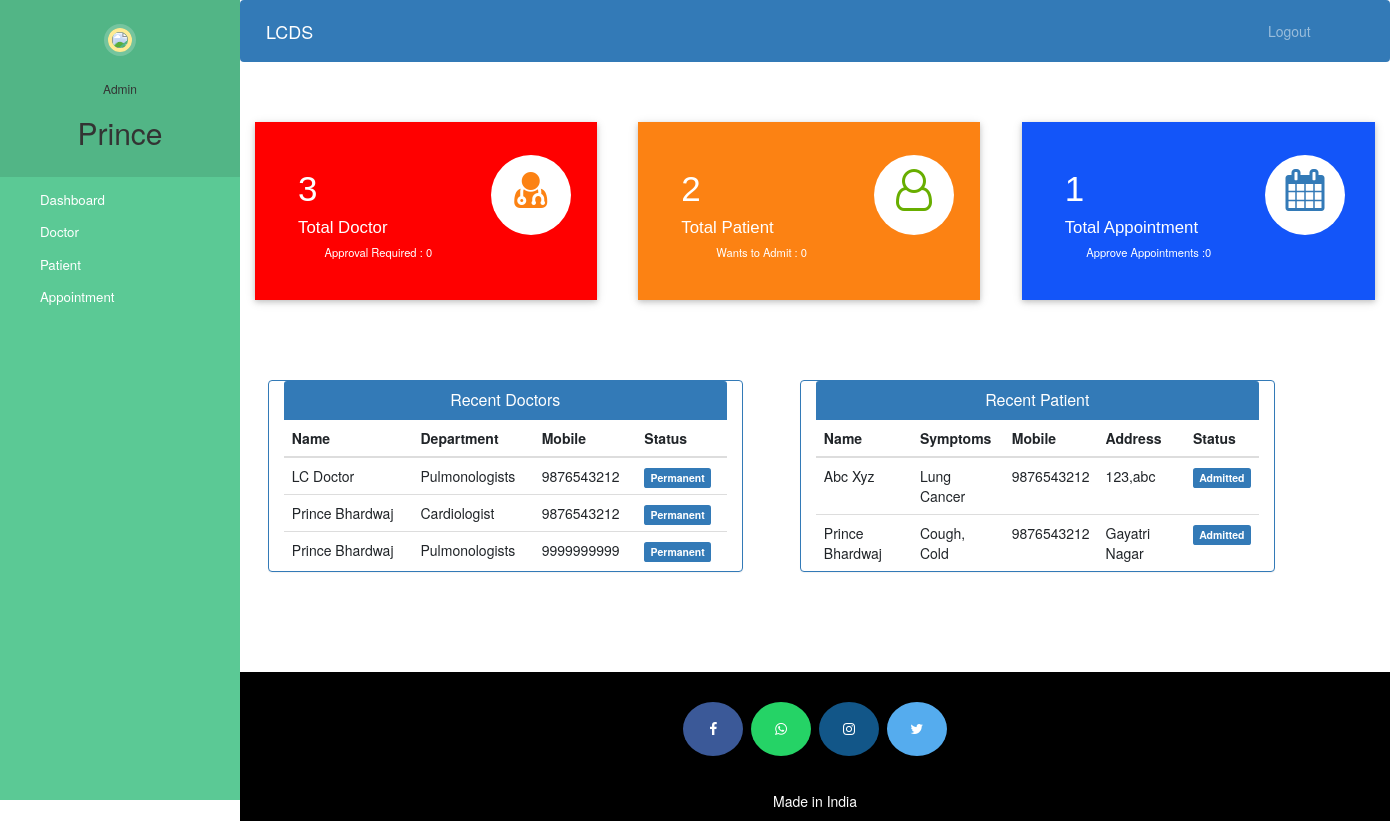
Page /admin-dashboard (signed in) on the committed database.
### hospital/models.py (models this page shows, shortened)
class Doctor(models.Model):
    user=models.OneToOneField(User,on_delete=models.CASCADE)
    profile_pic= models.ImageField(upload_to='profile_pic/DoctorProfilePic/',null=True,blank=True)
    address = models.CharField(max_length=40)
    mobile = models.CharField(max_length=20,null=True)
    department= models.CharField(max_length=50,choices=departments,default='Cardiologist')
    status=models.BooleanField(default=False)
    @property
    def get_name(self):
        return self.user.first_name+" "+self.user.last_name

class Patient(models.Model):
    user=models.OneToOneField(User,on_delete=models.CASCADE)
    profile_pic= models.ImageField(upload_to='profile_pic/PatientProfilePic/',null=True,blank=True)
    address = models.CharField(max_length=40)
    mobile = models.CharField(max_length=20,null=False)
    symptoms = models.CharField(max_length=100,null=False)
    assignedDoctorId = models.PositiveIntegerField(null=True)
    admitDate=models.DateField(auto_now=True)
    status=models.BooleanField(default=False)
    @property
    def get_name(self):
        return self.user.first_name+" "+self.user.last_name

### hospital/views.py (the view)
# urls.py: path('admin-dashboard', views.admin_dashboard_view,name='admin-dashboard'),
@login_required(login_url='adminlogin')
@user_passes_test(is_admin)
def admin_dashboard_view(request):
    doctors=models.Doctor.objects.all().order_by('-id')
    patients=models.Patient.objects.all().order_by('-id')
    doctorcount=models.Doctor.objects.all().filter(status=True).count()
    pendingdoctorcount=models.Doctor.objects.all().filter(status=False).count()
    patientcount=models.Patient.objects.all().filter(status=True).count()
    pendingpatientcount=models.Patient.objects.all().filter(status=False).count()
    appointmentcount=models.Appointment.objects.all().filter(status=True).count()
    pendingappointmentcount=models.Appointment.objects.all().filter(status=False).count()
    mydict={
    'doctors':doctors,
    'patients':patients,
    'doctorcount':doctorcount,
    'pendingdoctorcount':pendingdoctorcount,
    'patientcount':patientcount,
    'pendingpatientcount':pendingpatientcount,
    'appointmentcount':appointmentcount,
    'pendingappointmentcount':pendingappointmentcount,
    }
    return render(request,'hospital/admin_dashboard.html',context=mydict)

### hospital/views.py (called while the page is built)
def is_admin(user):
    return user.groups.filter(name='ADMIN').exists()

### templates/hospital/admin_dashboard.html
{% extends 'hospital/admin_base.html' %}
{% load static %}
{% block content %}
{%include 'hospital/admin_dashboard_cards.html'%}
<br><br><br><br>
<div class="container">
  <div class="row">
    <div class="panel panel-primary col-md-5" style="margin-left:2%;">
      <div class="panel-heading" style="text-align:center;">
        <h6 class="panel-title">Recent Doctors</h6>
      </div>
      <table class="table table-hover" id="dev-table">
        <thead>
          <tr>
            <th>Name</th>
            <th>Department</th>
            <th>Mobile</th>
            <th>Status</th>
          </tr>
        </thead>
        {% for d in doctors %}
        <tr>
          <td> {{d.get_name}}</td>
          <td>{{d.department}}</td>
          <td>{{d.mobile}}</td>
          {%if d.status%}
          <td> <span class="label label-primary">Permanent</span></td>
          {% else %}
          <td> <span class="label label-success">On Hold</span></td>
          {% endif %}
        </tr>
        {% endfor %}
      </table>
    </div>
    <div class="panel panel-primary col-md-5" style="margin-left:5%;">
      <div class="panel-heading" style="text-align:center;">
        <h6 class="panel-title">Recent Patient</h6>
      </div>
      <table class="table table-hover" id="dev-table">
        <thead>
          <tr>
            <th>Name</th>
            <th>Symptoms</th>
            <th>Mobile</th>
            <th>Address</th>
            <th>Status</th>
          </tr>
        </thead>
        {% for p in patients %}
        <tr>
          <td> {{p.get_name}}</td>
          <td>{{p.symptoms}}</td>
          <td>{{p.mobile}}</td>
          <td>{{p.address}}</td>
          {%if p.status%}
          <td> <span class="label label-primary">Admitted</span></td>
          {% else %}
          <td> <span class="label label-success">On Hold</span></td>
          {% endif %}
        </tr>
        {% endfor %}
      </table>
    </div>
  </div>
</div>
{% endblock content %}

### templates/hospital/admin_base.html (shortened to what this page needs)
<!DOCTYPE html>
{% load static %}
<html lang="en">
<head>
  <link rel="stylesheet" href="https://stackpath.bootstrapcdn.com/bootstrap/4.3.1/css/bootstrap.min.css">
  <link rel="stylesheet" href="https://maxcdn.bootstrapcdn.com/font-awesome/4.7.0/css/font-awesome.min.css">
  <link rel="stylesheet" href="{% static '/style.css' %}">
</head>
<body>
  <nav class="menu" tabindex="0">
    <header class="avatar">
      <img src="{% static "images/adminpropic.png" %}" />
      <br><br>
      <h6>Admin</h6>
      <h2>{{request.user.first_name}}</h2>
    </header>
    <ul>
      <li tabindex="0" class="icon-dashboard"> <a style="color:white; text-decoration:none;" href="/admin-dashboard"><span>Dashboard</span></a> </li>
      <li tabindex="0" class="icon-customers"> <a style="color:white; text-decoration:none;" href="/admin-doctor"><span>Doctor</span></a></li>
      <li tabindex="0" class="icon-users"> <a style="color:white; text-decoration:none;" href="/admin-patient"><span>Patient</span></a></li>
      <li tabindex="0" class="icon-calendar"> <a style="color:white; text-decoration:none;" href="/admin-appointment"><span>Appointment</span></a></li>
    </ul>
  </nav>
  <main>
    <div class="bs-example">
      <nav class="navbar navbar-expand-md  navbar-dark fixed-top" style="background:#337AB7;">
        <a href="/admin-dashboard" class="navbar-brand">LCDS</a>
        <div class="collapse navbar-collapse justify-content-between" id="navbarCollapse">
          <div class="navbar-nav" style=" margin-left: 90%;">
            <a href="/logout" class="nav-item nav-link">Logout</a>
          </div>
        </div>
      </nav>
    </div>
    <br><br>
    {% block content %}
    {% endblock content %}
    <br><br><br><br>
    <footer>
      <p>
        <a id="ftr" href="#" class="fa fa-facebook"></a>
        <a id="ftr" href="#" class="fa fa-whatsapp"></a>
        <a id="ftr" href="#" class="fa fa-instagram"></a>
        <a id="ftr" href="#" class="fa fa-twitter"></a>
      </p>
      <br>
      <div class="container">
        <div class="row">
          <div class="col-md-12 col-sm-12">
            <div style="color:#ffffff;" class="wow fadeInUp footer-copyright">
              <p>Made in India <br>
                 </p>
            </div>
          </div>
        </div>
      </div>
    </footer>
  </main>
</body>
</html>

### static/style.css (style rules this page uses)
body { padding-left: 240px; }
main { position: relative; height: 100vh; }
.menu { background: #5bc995; height: 100vh; width: 240px; position: fixed; top: 0px; left: 0; z-index: 5; outline: none; }
.menu .avatar { background: rgba(0, 0, 0, 0.1); padding: 2em 0.5em; text-align: center; }
.menu .avatar img { width: 100px; border-radius: 50%; overflow: hidden; border: 4px solid #ffea92; box-shadow: 0 0 0 4px rgba(255, 255, 255, 0.2); }
.menu .avatar h2 { font-weight: normal; margin-bottom: 0; }
.menu ul { list-style: none; padding: 0.5em 0; margin: 0; }
.menu ul li { padding: 0.5em 1em 0.5em 3em; font-size: 0.95em; font-weight: regular; background-repeat: no-repeat; background-position: left 15px center; background-size: auto 20px; transition: all 0.15s linear; cursor: pointer; }
.menu ul li.icon-dashboard { background-image: url("http://www.entypo.com/images//gauge.svg"); }
.menu ul li.icon-customers { background-image: url("http://www.entypo.com/images//briefcase.svg"); }
.menu ul li.icon-users { background-image: url("http://www.entypo.com/images//users.svg"); }
.menu ul li.icon-calendar { background-image: url("http://www.entypo.com/images//calendar.svg"); }

### templates/hospital/admin_base.html (style rules this page uses)
a:link { text-decoration: none; }
a { color: white; }
footer { padding: 0px 0px 0px 0px; background-color: black; margin: 0px; }
#ftr { padding: 20px; }
.fa { font-size: 23px; width: 60px; text-align: center; text-decoration: none; margin: 5px 2px; border-radius: 50%; }
.fa-facebook { background: #3B5998; color: white; margin-top: 30px; }
.fa-whatsapp { background: #25d366; color: white; }
.fa-twitter { background: #55ACEE; color: white; }
.fa-instagram { background: #125688; color: white; }
p { text-align: center; }
body { padding-left: 240px; }
main { position: relative; height: 100vh; }
.menu { background: #5bc995; height: 100vh; width: 240px; position: fixed; top: 0px; left: 0; z-index: 5; outline: none; }
.menu .avatar { background: rgba(0, 0, 0, 0.1); padding: 2em 0.5em; text-align: center; }
.menu .avatar img { width: 100px; border-radius: 50%; overflow: hidden; border: 4px solid #ffea92; box-shadow: 0 0 0 4px rgba(255, 255, 255, 0.2); }
.menu .avatar h2 { font-weight: normal; margin-bottom: 0; }
.menu ul { list-style: none; padding: 0.5em 0; margin: 0; }
.menu ul li { padding: 0.5em 1em 0.5em 3em; font-size: 0.95em; font-weight: regular; background-repeat: no-repeat; background-position: left 15px center; background-size: auto 20px; transition: all 0.15s linear; cursor: pointer; }
.menu ul li.icon-dashboard { background-image: url("http://www.entypo.com/images//gauge.svg"); }
.menu ul li.icon-customers { background-image: url("http://www.entypo.com/images//briefcase.svg"); }
.menu ul li.icon-users { background-image: url("http://www.entypo.com/images//users.svg"); }
.menu ul li.icon-calendar { background-image: url("http://www.entypo.com/images//calendar.svg"); }

### rows in the picture
Doctor: get_name "LC Doctor", department "Pulmonologists", mobile "9876543212", status "Permanent"
Doctor: get_name "Prince Bhardwaj", department "Cardiologist", mobile "9876543212", status "Permanent"
Doctor: get_name "Prince Bhardwaj", department "Pulmonologists", mobile "9999999999", status "Permanent"
Patient: get_name "Abc Xyz", symptoms "Lung Cancer", mobile "9876543212", address "123,abc", status "Admitted"
Patient: get_name "Prince Bhardwaj", symptoms "Cough, Cold", mobile "9876543212", address "Gayatri Nagar", status "Admitted"

### other values in the picture
{{ request.user.first_name }} "Prince"
{{ doctorcount }} "3"
{{ pendingdoctorcount }} "0"
{{ patientcount }} "2"
{{ pendingpatientcount }} "0"
{{ appointmentcount }} "1"
{{ pendingappointmentcount }} "0"
